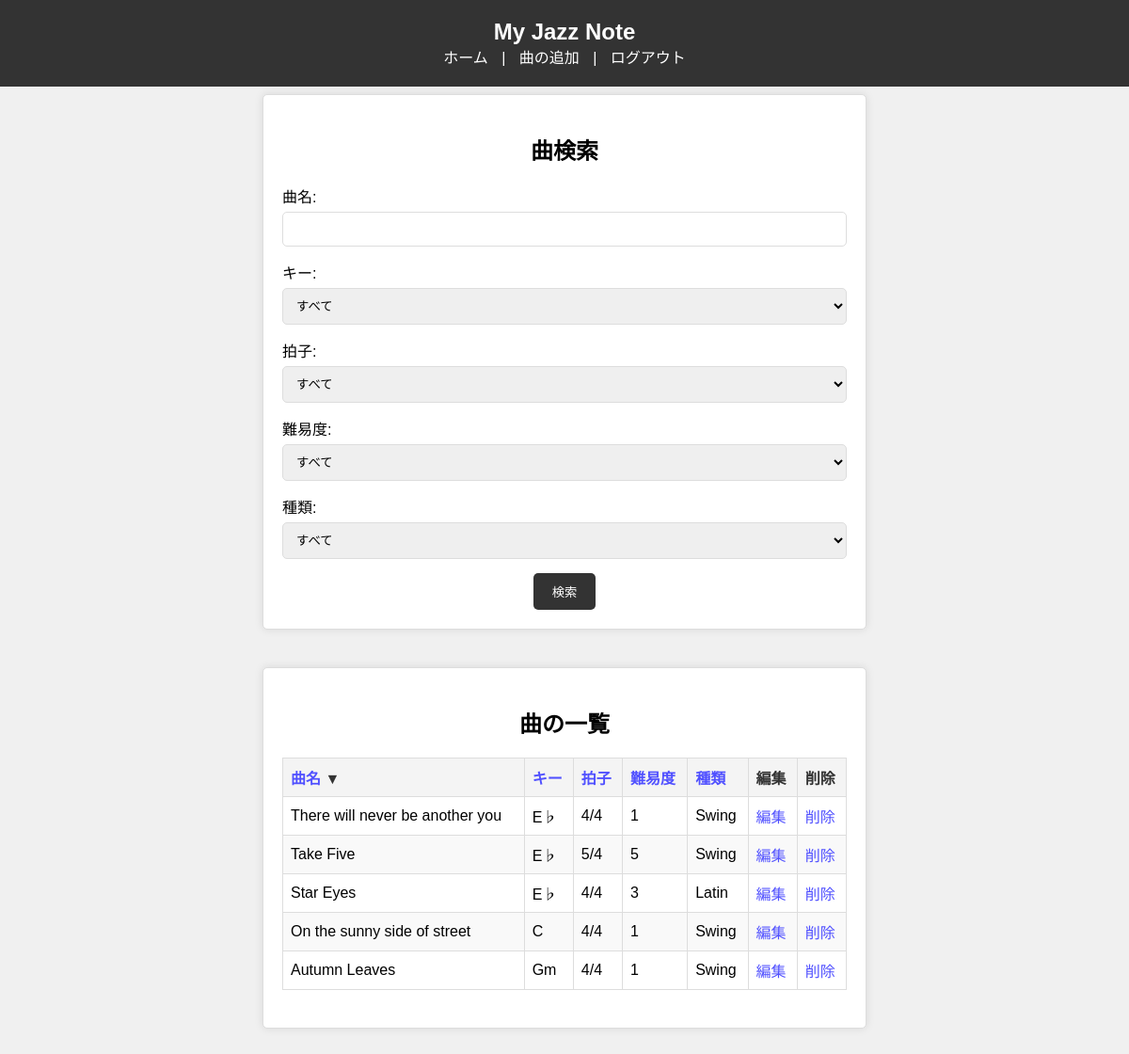
Page /song/song_search.php (signed in) on the committed database.
### tables this page shows
CREATE TABLE song (
    id MEDIUMINT UNSIGNED NOT NULL AUTO_INCREMENT,
    song_title VARCHAR(100),
    song_key VARCHAR(3),
    song_beat VARCHAR(3),
    song_standard TINYINT,
    song_type VARCHAR(10),
    user_id MEDIUMINT UNSIGNED,  
    PRIMARY KEY (id),
    FOREIGN KEY (user_id) REFERENCES user(id)  
);

### htdocs/song/song_search.php (the view, shortened to what this page needs)
<?php
$dsn = "mysql:host=localhost; dbname=jazzdb; charset=utf8";
$db_username = "jazz_host";
$db_password = "jazz_pass";
try {
    $dbh = new PDO($dsn, $db_username, $db_password);
    $dbh->setAttribute(PDO::ATTR_ERRMODE, PDO::ERRMODE_EXCEPTION);
} catch (PDOException $e) {
    $msg = 'データベース接続エラー: ' . $e->getMessage();
    echo '<h1>' . $msg . '</h1>';
    exit;
}
$search_title = isset($_GET['search_title']) ? $_GET['search_title'] : '';
$search_key = isset($_GET['search_key']) ? $_GET['search_key'] : '';
$search_beat = isset($_GET['search_beat']) ? $_GET['search_beat'] : '';
$search_standard = isset($_GET['search_standard']) ? $_GET['search_standard'] : '';
$search_type = isset($_GET['search_type']) ? $_GET['search_type'] : '';
$sort_column = isset($_GET['sort_column']) ? $_GET['sort_column'] : 'song_title';
$sort_order = isset($_GET['sort_order']) ? $_GET['sort_order'] : 'ASC';
$sort_order = ($sort_order === 'ASC') ? 'DESC' : 'ASC';
$sql = "SELECT * FROM song WHERE user_id = :user_id";
$sql .= " ORDER BY $sort_column $sort_order";
$stmt = $dbh->prepare($sql);
$stmt->bindParam(':user_id', $_SESSION['id'], PDO::PARAM_INT);
$stmt->execute();
$songs = $stmt->fetchAll(PDO::FETCH_ASSOC);
?>
<!DOCTYPE html>
<html lang="ja">
<head>
    <link rel="stylesheet" href="../css/style.css">
</head>
<body>
    <header>
        <h1>My Jazz Note</h1>
        <nav>
            <a href="../index.php">ホーム</a> |
            <a href="song_add.php">曲の追加</a> |
            <a href="../logout.php">ログアウト</a>
        </nav>
    </header>
    <main>
        <section>
            <h2>曲検索</h2>
            <form action="song_search.php" method="get">
                <div>
                    <label for="search_title">曲名:</label>
                    <input type="text" id="search_title" name="search_title" value="<?php echo htmlspecialchars($search_title, ENT_QUOTES); ?>">
                </div>
                <div>
                    <label for="search_key">キー:</label>
                    <select name="search_key" id="search_key">
                        <option value="">すべて</option>
                    </select>
                </div>
                <div>
                    <label for="search_beat">拍子:</label>
                    <select name="search_beat" id="search_beat">
                        <option value="">すべて</option>
                    </select>
                </div>
                <div>
                    <label for="search_standard">難易度:</label>
                    <select name="search_standard" id="search_standard">
                        <option value="">すべて</option>
                    </select>
                </div>
                <div>
                    <label for="search_type">種類:</label>
                    <select name="search_type" id="search_type">
                        <option value="">すべて</option>
                    </select>
                </div>
                <input type="submit" value="検索">
            </form>
        </section>
        <section>
            <h2>曲の一覧</h2>
            <?php if ($songs) : ?>
                <table>
                    <thead>
                        <tr>
                            <th class="<?php echo ($sort_column === 'song_title') ? ($sort_order === 'ASC' ? 'sorted-asc' : 'sorted-desc') : ''; ?>">
                                <a href="?search_key=<?php echo urlencode($search_key); ?>&search_beat=<?php echo urlencode($search_beat); ?>&search_standard=<?php echo urlencode($search_standard); ?>&search_type=<?php echo urlencode($search_type); ?>&sort_column=song_title&sort_order=<?php echo $sort_order; ?>">曲名</a>
                            </th>
                            <th class="<?php echo ($sort_column === 'song_key') ? ($sort_order === 'ASC' ? 'sorted-asc' : 'sorted-desc') : ''; ?>">
                                <a href="?search_key=<?php echo urlencode($search_key); ?>&search_beat=<?php echo urlencode($search_beat); ?>&search_standard=<?php echo urlencode($search_standard); ?>&search_type=<?php echo urlencode($search_type); ?>&sort_column=song_key&sort_order=<?php echo $sort_order; ?>">キー</a>
                            </th>
                            <th class="<?php echo ($sort_column === 'song_beat') ? ($sort_order === 'ASC' ? 'sorted-asc' : 'sorted-desc') : ''; ?>">
                                <a href="?search_key=<?php echo urlencode($search_key); ?>&search_beat=<?php echo urlencode($search_beat); ?>&search_standard=<?php echo urlencode($search_standard); ?>&search_type=<?php echo urlencode($search_type); ?>&sort_column=song_beat&sort_order=<?php echo $sort_order; ?>">拍子</a>
                            </th>
                            <th class="<?php echo ($sort_column === 'song_standard') ? ($sort_order === 'ASC' ? 'sorted-asc' : 'sorted-desc') : ''; ?>">
                                <a href="?search_key=<?php echo urlencode($search_key); ?>&search_beat=<?php echo urlencode($search_beat); ?>&search_standard=<?php echo urlencode($search_standard); ?>&search_type=<?php echo urlencode($search_type); ?>&sort_column=song_standard&sort_order=<?php echo $sort_order; ?>">難易度</a>
                            </th>
                            <th class="<?php echo ($sort_column === 'song_type') ? ($sort_order === 'ASC' ? 'sorted-asc' : 'sorted-desc') : ''; ?>">
                                <a href="?search_key=<?php echo urlencode($search_key); ?>&search_beat=<?php echo urlencode($search_beat); ?>&search_standard=<?php echo urlencode($search_standard); ?>&search_type=<?php echo urlencode($search_type); ?>&sort_column=song_type&sort_order=<?php echo $sort_order; ?>">種類</a>
                            </th>
                            <th>編集</th>
                            <th>削除</th>
                        </tr>
                    </thead>
                    <tbody>
                        <?php foreach ($songs as $song) : ?>
                            <tr>
                                <td><?php echo htmlspecialchars($song['song_title'], ENT_QUOTES, 'UTF-8'); ?></td>
                                <td><?php echo htmlspecialchars($song['song_key'], ENT_QUOTES, 'UTF-8'); ?></td>
                                <td><?php echo htmlspecialchars($song['song_beat'], ENT_QUOTES, 'UTF-8'); ?></td>
                                <td><?php echo htmlspecialchars($song['song_standard'], ENT_QUOTES, 'UTF-8'); ?></td>
                                <td><?php echo htmlspecialchars($song['song_type'], ENT_QUOTES, 'UTF-8'); ?></td>
                                <td><a href="song_edit.php?id=<?php echo $song['id']; ?>">編集</a></td>
                                <td><a href="song_delete.php?id=<?php echo $song['id']; ?>" onclick="return confirm('本当に削除しますか？');">削除</a></td>
                            </tr>
                        <?php endforeach; ?>
                    </tbody>
                </table>
            <?php else : ?>
                <p>検索結果がありません。</p>
            <?php endif; ?>
        </section>
    </main>
</body>
</html>

### htdocs/css/style.css (style rules this page uses)
body { font-family: Arial, sans-serif; display: flex; flex-direction: column; align-items: center; justify-content: center; min-height: 100vh; margin: 0; text-align: center; background-color: #f0f0f0; }
header { width: 100%; background-color: #333; color: #fff; padding: 20px 0; position: fixed; top: 0; left: 0; text-align: center; z-index: 1000; }
header h1 { margin: 0; font-size: 24px; }
header a { color: #fff; text-decoration: none; margin: 0 10px; }
main { flex: 1; display: flex; flex-direction: column; align-items: center; justify-content: center; padding: 80px 20px 60px; width: 100%; box-sizing: border-box; }
section { background-color: #fff; border: 1px solid #ddd; padding: 20px; margin: 20px 0; border-radius: 5px; width: 80%; max-width: 600px; box-shadow: 0 0 10px rgba(0, 0, 0, 0.1); }
form { display: flex; flex-direction: column; align-items: center; width: 100%; box-sizing: border-box; }
form div { margin-bottom: 15px; width: 100%; }
label { display: flex; flex-direction: column; align-items: flex-start; width: 100%; }
input[type="text"], input[type="password"], select { width: 100%; padding: 10px; margin-top: 5px; border: 1px solid #ddd; border-radius: 5px; box-sizing: border-box; }
input[type="submit"] { background-color: #333; color: #fff; padding: 10px 20px; border: none; border-radius: 5px; cursor: pointer; transition: background-color 0.3s ease; }
a { color: rgb(80 80 255); text-decoration: none; }
table { width: 100%; border-collapse: collapse; margin: 20px 0; }
th, td { border: 1px solid #ddd; padding: 8px; text-align: left; }
th { background-color: #f4f4f4; color: #333; cursor: pointer; }
th.sorted-desc::after { content: ' ▼'; }
tr:nth-child(even) { background-color: #f9f9f9; }

### rows in the picture
song: song_title "There will never be another you", song_key "E♭", song_beat "4/4", song_standard "1", song_type "Swing"
song: song_title "Take Five", song_key "E♭", song_beat "5/4", song_standard "5", song_type "Swing"
song: song_title "Star Eyes", song_key "E♭", song_beat "4/4", song_standard "3", song_type "Latin"
song: song_title "On the sunny side of street", song_key "C", song_beat "4/4", song_standard "1", song_type "Swing"
song: song_title "Autumn Leaves", song_key "Gm", song_beat "4/4", song_standard "1", song_type "Swing"
